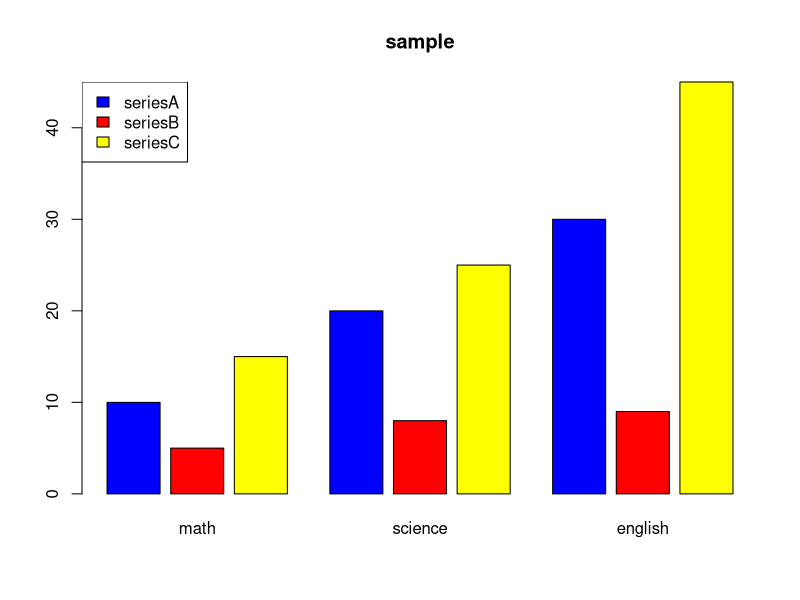

R code for this plot:
## seriesX is a vector of values for each label in the vector: horizontal_labels
library(gplots)
mybarplot <- function(seriesA, seriesB, seriesC, horizontal_labels,... )
{
  matx <- matrix(c(seriesA,seriesB,seriesC), nrow=length(horizontal_labels),ncol=3) 
  matx <- t(matx)

 ### BARPLOT
  barplot(matx,
          beside=T,
          space=c(0.2,0.8),# Amount of space between i) bars within a group, ii) bars between groups  
          names.arg=horizontal_labels, # names for bars
          col=c("blue","red","yellow"),
          border = "black",
          ...
          )

 legend("topleft",
        legend=c("seriesA","seriesB","seriesC"),
        fill=c("blue","red","yellow") )
  
  
}

seriesA=c(10,20,30)
seriesB=c(5,8,9)
seriesC=c(15,25,45)
xlabels = c("math","science","english")
mybarplot(seriesA,seriesB,seriesC,xlabels,main="sample")
#pdf(filena)

# EXAMPLE FOR BARPLOT: GENERATE THE DATA  
  
# Age = c(50, 55, 60, 65, 70)                                     # Age groups  
# Male = c(15.4, 24.3, 37.0, 54.6, 71.1)                          # Death rates for males  
# Female = c(8.4, 13.6, 19.3, 35.1, 50.0)                         # Death rates for females  
# Deathrate = matrix(c(Male,Female), nrow=length(Age), ncol=2, dimnames=list(Age, c("Male","Female")))         
# # Create a matrix Deathrate with the data  
# Deathrate2 = t(Deathrate)                                       # Transpose the Deathrate matrix  
  
# # SIMPLE BARPLOT  
  
#                                        # Open a new window for the plot  
  
# barplot(Deathrate2,                             # Data (bar heights) to plot  
#         beside=TRUE,                            # Plot the bars beside one another; default is to plot stacked bars  
#         space=c(0.2,0.8),                       # Amount of space between i) bars within a group, ii) bars between groups  
#         names.arg=c("65-69", "60-64", "55-59", "50-54", "70-74"),    #Names for the bars  
#         col=c("blue", "red"),                   # Color of the bars  
#         border="black",                         # Color of the bar borders  
#         main=c("Death rates in Virginia"),      # Main title for the plot  
#         xlab="Age group",                       # X-axis label  
#         ylab="Death rate",                      # Y-axis label  
#         font.lab=2)                             # Font to use for the axis labels: 1=plain text, 2=bold, 3=italic, 4=bold italic  
  
# legend("topleft",                               # Add a legend to the plot  
#         legend=c("Male", "Female"),             # Text for the legend  
#         fill=c("blue", "red")) 
